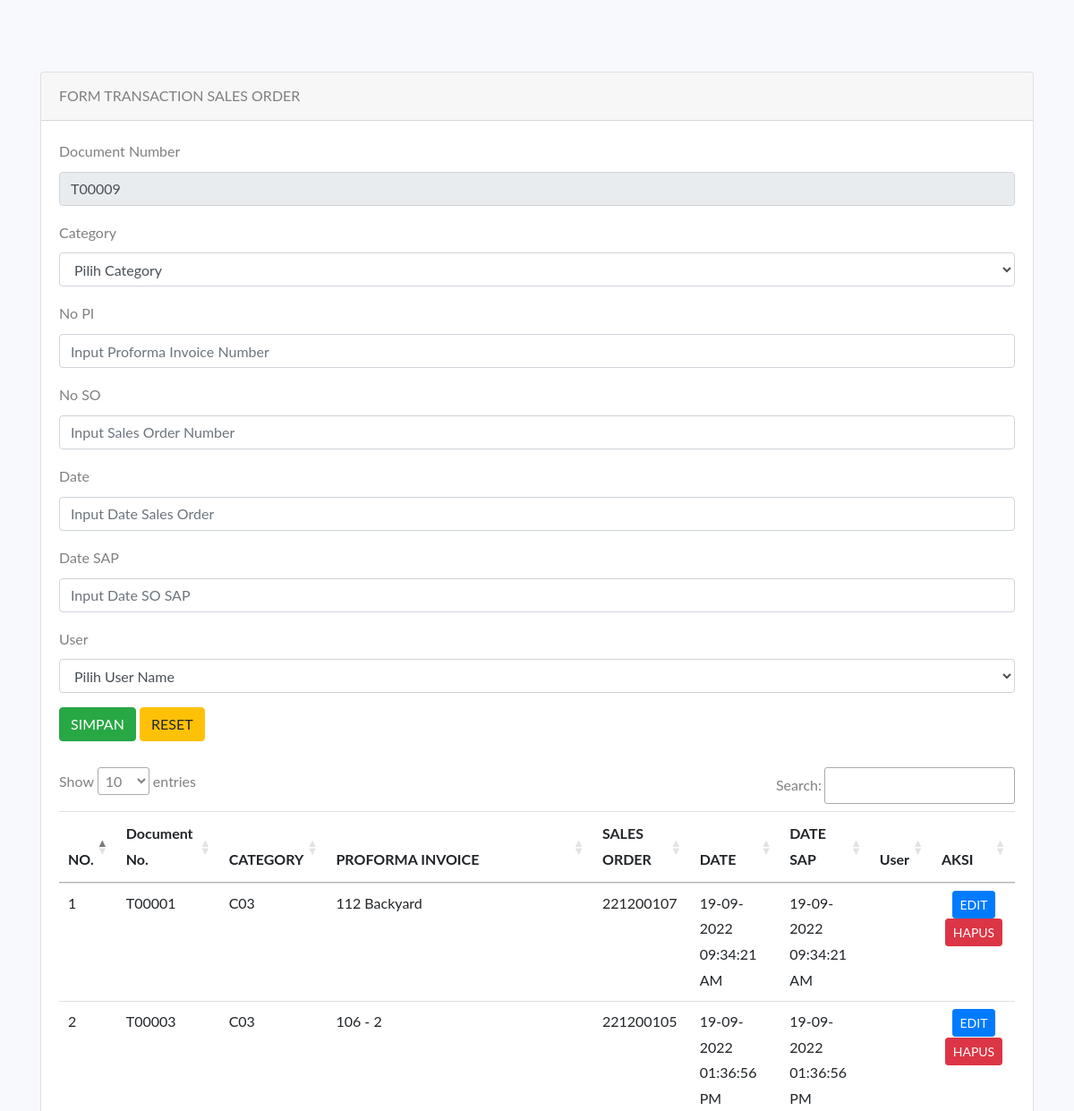
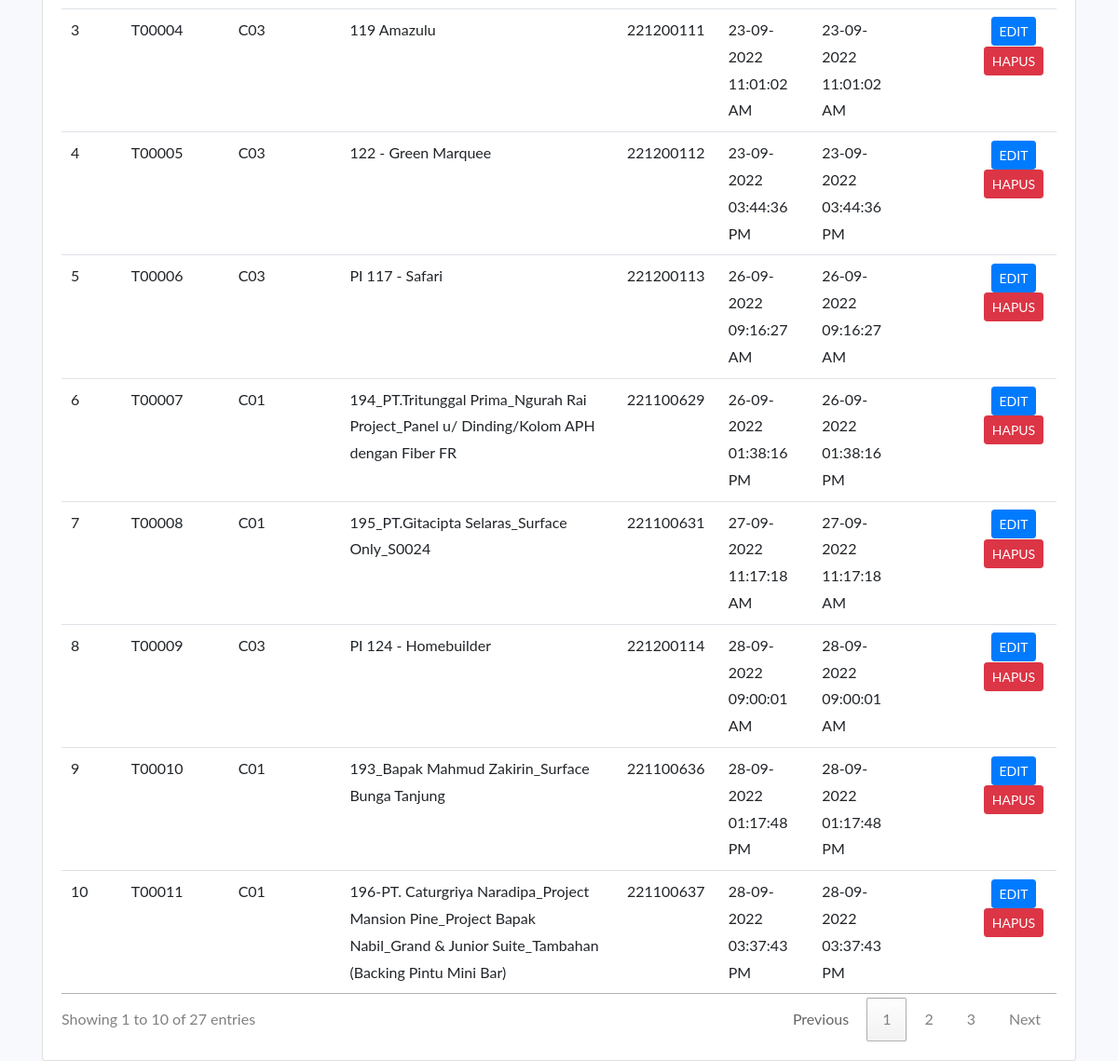
The app's page /pages/sales/so/transaction-so.php with its own data (2 pictures, top to bottom).
### tables this page shows
CREATE TABLE `sales_order` (
  `NumDoc` varchar(10) NOT NULL,
  `CatID` varchar(10) NOT NULL,
  `NoPI` varchar(250) NOT NULL,
  `NoSO` varchar(256) NOT NULL,
  `status_so` varchar(25) NOT NULL,
  `DateSO` datetime NOT NULL,
  `DateSOSAP` datetime DEFAULT NULL,
  `UserID` varchar(10) NOT NULL
);

### pages/sales/so/transaction-so.php (the view, shortened to what this page needs)
<!doctype html>
<html lang="en">
  <head>
    <link rel="stylesheet" href="https://stackpath.bootstrapcdn.com/bootstrap/4.4.1/css/bootstrap.min.css">
    <link rel="stylesheet" href="//cdn.datatables.net/1.10.20/css/jquery.dataTables.min.css">
    <link rel="stylesheet" href="css/style.css">
	  <link rel="stylesheet" href="css/bootstrap-datetimepicker.min.css">
    <link rel="stylesheet" href="https://stackpath.bootstrapcdn.com/font-awesome/4.7.0/css/font-awesome.min.css">
  </head>
  <body>
<?php
	include('koneksi.php');
    $query3 = "SELECT max(NumDoc) as kodeTerbesar FROM sales_order";
    $hasil = mysqli_query($connection,$query3);
	$data3 = mysqli_fetch_array($hasil);
	$kodeBarang = $data3['kodeTerbesar'];
	$urutan = (int) substr($kodeBarang, 5, 5);
	$urutan++;
	$huruf = "T";
	$kodeBarang = $huruf . sprintf("%05s", $urutan);
	?>
    <div class="container" style="margin-top: 80px">
      <div class="row">
        <div class="col-md-12">
          <div class="card">
            <div class="card-header">
              FORM TRANSACTION SALES ORDER
            </div>
            <div class="card-body">
             <form action="simpan-so.php" method="POST">
                <div class="form-group">
                  <label>Document Number</label>
                  <input type="text" name="NumDoc" placeholder="Masukkan Document Number" required="required" value="<?php echo $kodeBarang ?>" class="form-control" readonly>
                </div>
                <div class="form-group">
                  <label>Category</label>
                  <select name="CatID" class="form-control">
                    <option value="">Pilih Category</option>
                  </select>
                </div>
                <div class="form-group">
                  <label>No PI</label>
                  <input type="text" name="NoPI" placeholder="Input Proforma Invoice Number" class="form-control">
                </div>
                <div class="form-group">
                  <label>No SO</label>
                  <input type="text" name="NoSO" placeholder="Input Sales Order Number" class="form-control">
                </div>
                <div class="form-group">
                  <label>Date </label>
                  <input type="text" name="DateSO" placeholder="Input Date Sales Order" class="form-control" id="id_0">
                </div>
                <div class="form-group">
                  <label>Date SAP</label>
                  <input type="text" name="DateSOSAP" placeholder="Input Date SO SAP" class="form-control" id="id_1">
                </div>
                <div class="form-group">
                  <label>User</label>
                  <select name="UserID" class="form-control">
                    <option value="">Pilih User Name</option>
                  </select>
                </div>
                <button type="submit" class="btn btn-success">SIMPAN</button>
                <button type="reset" class="btn btn-warning">RESET</button>
              </form>
              <br/>
              <div class="table-responsive">
              <table class="table table-hover" id="deptTable">
                <thead>
                  <tr>
                    <th scope="col">NO.</th>
                    <th scope="col">Document No.</th>
                    <th scope="col">CATEGORY</th>
                    <th scope="col">PROFORMA INVOICE</th>
                    <th scope="col">SALES ORDER</th>
                    <th scope="col">DATE</th>
                    <th scope="col">DATE SAP</th>
                    <th scope="col">User</th>
                    <th scope="col">AKSI</th>
                  </tr>
                </thead>
                <tbody>
                  <?php
                      include('koneksi.php');
                      $no = 1;
                      $query = mysqli_query($connection,"SELECT t1.NumDoc as ND, t1.CatID as CAD, t1.NoPI as NP, t1.NoSO as SO, t1.DateSO as DS, t1.DateSOSAP as DSAP, t2.UserName as Usern FROM sales_order t1 left join user t2 on t1.UserID = t2.UserID");
                      while($row = mysqli_fetch_array($query)){
                  ?>
                  <tr>
                      <td><?php echo $no++ ?></td>
                      <td><?php echo $row['ND'] ?></td>
                      <td><?php echo $row['CAD'] ?></td>
                      <td><?php echo $row['NP'] ?></td>
                      <td><?php echo $row['SO'] ?></td>
                      <td><?php echo date("d-m-Y h:i:s A",strtotime($row['DS'])) ?></td>
                      <td><?php echo date("d-m-Y h:i:s A",strtotime($row['DSAP'])) ?></td>
                      <td><?php echo $row['Usern'] ?></td>
                      <td class="text-center">
                        <a href="edit-so.php?id=<?php echo $row['ND'] ?>" class="btn btn-sm btn-primary">EDIT</a>
                        <a href="hapus-so.php?id=<?php echo $row['ND'] ?>" class="btn btn-sm btn-danger">HAPUS</a>
                      </td>
                  </tr>
                <?php } ?>
                </tbody>
              </table>
              </div>
            </div>
          </div>
      </div>
    </div>
  </body>
</html>

### records on screen
sales_order: NumDoc "T00001", CatID "C03", NoPI "112 Backyard", NoSO "221200107", DateSO "19-09-2022 09:34:21 AM", DateSOSAP "19-09-2022 09:34:21 AM"
sales_order: NumDoc "T00003", CatID "C03", NoPI "106 - 2", NoSO "221200105", DateSO "19-09-2022 01:36:56 PM", DateSOSAP "19-09-2022 01:36:56 PM"
sales_order: NumDoc "T00004", CatID "C03", NoPI "119 Amazulu", NoSO "221200111", DateSO "23-09-2022 11:01:02 AM", DateSOSAP "23-09-2022 11:01:02 AM"
sales_order: NumDoc "T00005", CatID "C03", NoPI "122 - Green Marquee", NoSO "221200112", DateSO "23-09-2022 03:44:36 PM", DateSOSAP "23-09-2022 03:44:36 PM"
sales_order: NumDoc "T00006", CatID "C03", NoPI "PI 117 - Safari", NoSO "221200113", DateSO "26-09-2022 09:16:27 AM", DateSOSAP "26-09-2022 09:16:27 AM"
sales_order: NumDoc "T00007", CatID "C01", NoPI "194_PT.Tritunggal Prima_Ngurah Rai Project_Panel u/ Dinding/Kolom APH dengan Fiber FR", NoSO "221100629", DateSO "26-09-2022 01:38:16 PM", DateSOSAP "26-09-2022 01:38:16 PM"
sales_order: NumDoc "T00008", CatID "C01", NoPI "195_PT.Gitacipta Selaras_Surface Only_S0024", NoSO "221100631", DateSO "27-09-2022 11:17:18 AM", DateSOSAP "27-09-2022 11:17:18 AM"
sales_order: NumDoc "T00009", CatID "C03", NoPI "PI 124 - Homebuilder", NoSO "221200114", DateSO "28-09-2022 09:00:01 AM", DateSOSAP "28-09-2022 09:00:01 AM"
sales_order: NumDoc "T00010", CatID "C01", NoPI "193_Bapak Mahmud Zakirin_Surface Bunga Tanjung", NoSO "221100636", DateSO "28-09-2022 01:17:48 PM", DateSOSAP "28-09-2022 01:17:48 PM"
sales_order: NumDoc "T00011", CatID "C01", NoPI "196-PT. Caturgriya Naradipa_Project Mansion Pine_Project Bapak Nabil_Grand & Junior Suite_Tambahan (Backing Pintu Mini Bar)", NoSO "221100637", DateSO "28-09-2022 03:37:43 PM", DateSOSAP "28-09-2022 03:37:43 PM"
